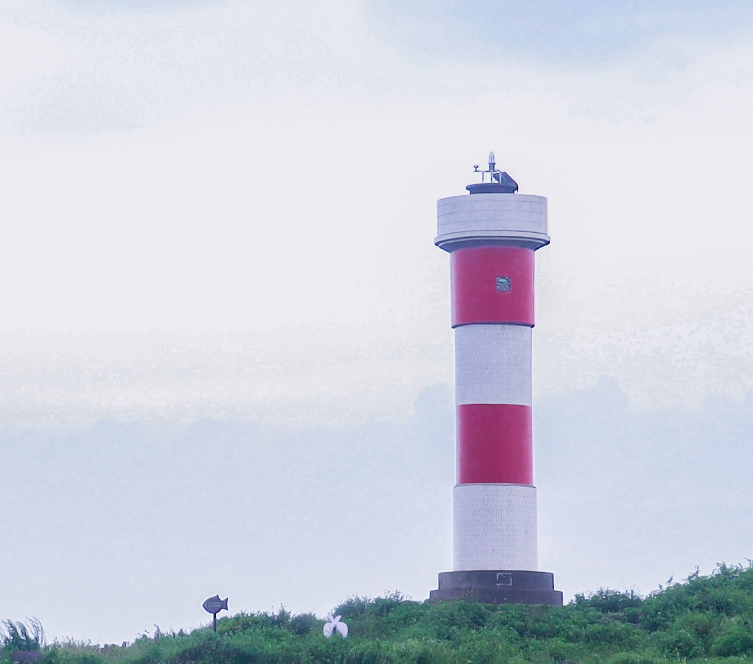
//> input picture Classthree/IMG_6145.jpg, 1506 x 1328 px (shown at 1/2 size)
$ ./classthree   (built with g++ and OpenCV 4)
//> lines starting //> are read from the running program, lines starting //| are printed output that depends on the picture; after the words box and inside, x2 and y2 are one past the last pixel; in counts of white or black regions, pixels touching at a corner belong together
#include <opencv2/opencv.hpp>
#include <iostream>
#include <stdio.h>

using namespace cv;
using namespace std;

Scalar fu_l = Scalar(0, 1, 50);		//肤色最小值
Scalar fu_h = Scalar(20, 255, 255);  //肤色最大值

string window_name = "result";

void img_threshold(int th,void* data)  //二值化回调函数
{
	Mat src = *(Mat*)(data);
	Mat result;
	threshold(src, result, th, 255, THRESH_BINARY);
	imshow(window_name, result);
	//waitKey(0);
}

void img_adaptiveThreshold(Mat src)		//自适应二值化
{
	Mat result2;
	adaptiveThreshold(src, result2, 255, ADAPTIVE_THRESH_GAUSSIAN_C, THRESH_BINARY_INV, 5, 10);
	imshow("result2", result2);
	waitKey(0);
}

int main()
{
	int lowTH = 30;
	int higTH = 255;
	Mat src = imread("IMG_6145.jpg");
//> src is the input picture: 1328 rows x 1506 cols, CV_8UC3; mean B, G, R 221.2, 209.5, 205.2
	Mat gray;
	cvtColor(src, gray, COLOR_BGR2GRAY);
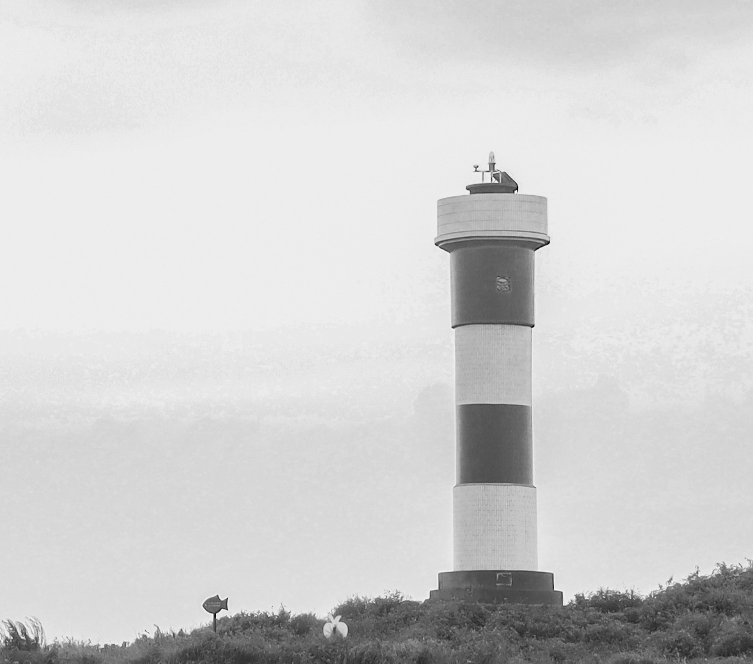
//> gray: 1328 rows x 1506 cols, CV_8UC1 (shown at 1/2 size); min 1, max 254, mean 209.5
	resize(gray, gray, Size(500, 500));
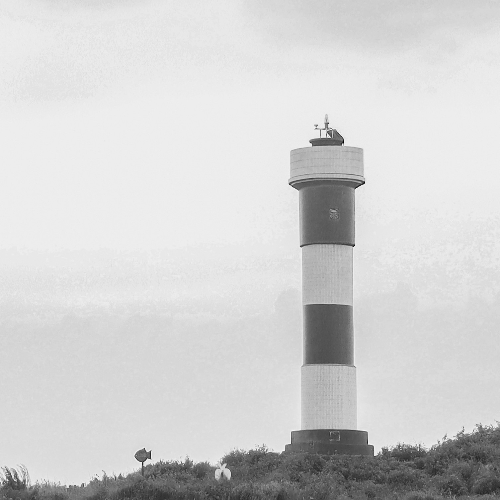
//> gray: 500 rows x 500 cols, CV_8UC1; min 3, max 247, mean 209.4
	img_adaptiveThreshold(gray);
//> in img_adaptiveThreshold, `adaptiveThreshold(src, result2, 255, ADAPTIVE_THRESH_GAUSSIAN_C, THRES..`:
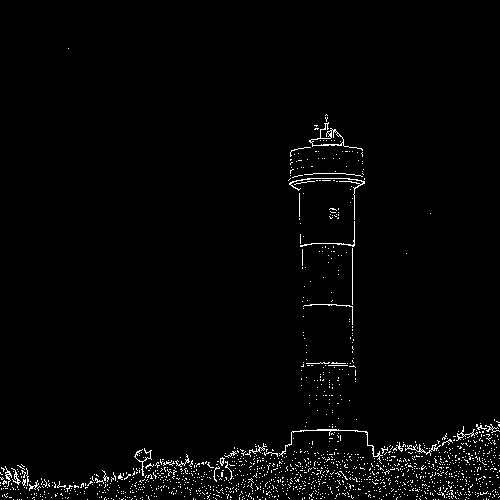
//> result2: 500 rows x 500 cols, CV_8UC1; 1.9% white in thin lines or dots
	imshow(window_name, gray);
	createTrackbar("threshlod", window_name, &lowTH, higTH, img_threshold, &gray);
	waitKey(0);

	VideoCapture capture(0);
	while (1)
	{
		Mat frame;
		Mat frame_hsv;
		Mat dst;
		capture>>frame;
		cvtColor(frame, frame_hsv, COLOR_BGR2HSV);
//> frame_hsv: 1328 rows x 1506 cols, CV_8UC3; mean H, S, V 114.4, 27.8, 222.5
		inRange(frame_hsv, fu_l, fu_h, dst);
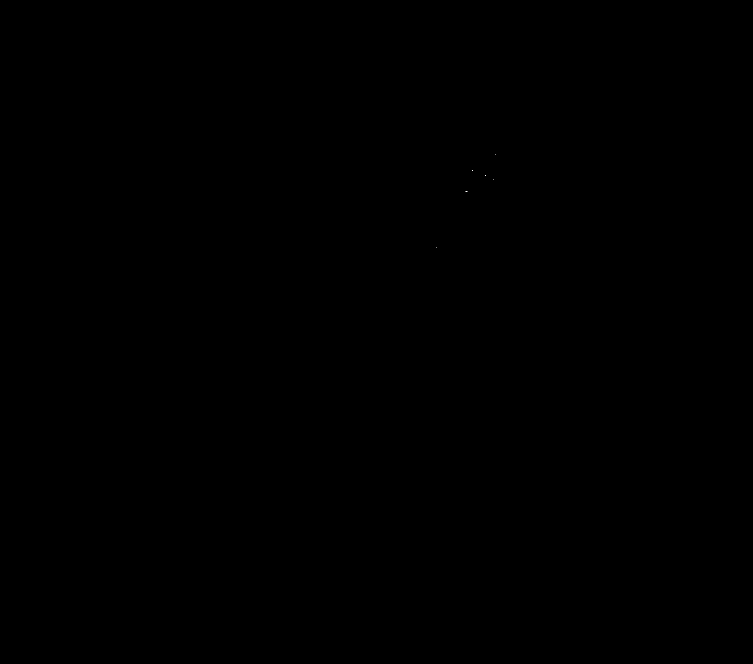
//> dst: 1328 rows x 1506 cols, CV_8UC1 (shown at 1/2 size); 0% white in thin lines or dots, all inside (x1, y1, x2, y2) = (872, 308, 992, 496)
		imshow("dst", dst);
		imshow("frame", frame);
		waitKey(30);
	}
	return 0;
}
